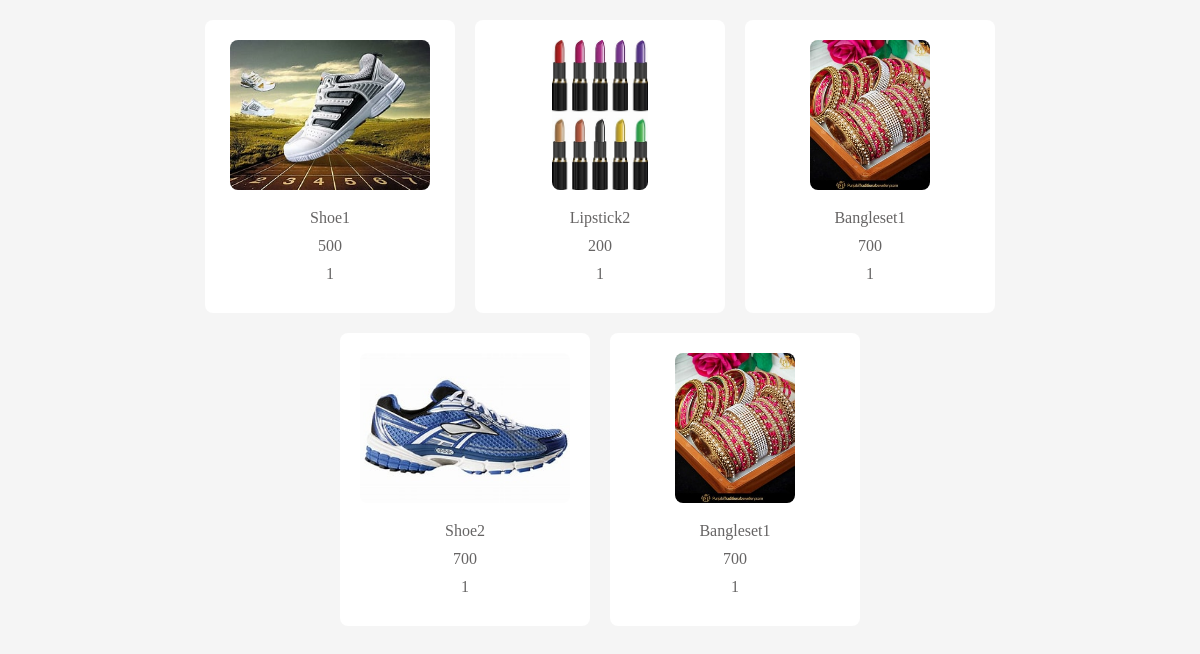
Screenshot of /vieworder (signed in) with the database file from the repository.
### app/models.py (models this page shows)
class Order(models.Model):
    user_id=models.ForeignKey(User,on_delete=models.CASCADE)
    cart_id=models.ForeignKey(Cart,on_delete=models.CASCADE)
    payment=models.IntegerField()
    paymentmethod=models.CharField(max_length=100)
    status=models.CharField(null=True,blank=True,max_length=100)

class Cart(models.Model):
    product_id=models.ForeignKey(Product,on_delete=models.CASCADE)
    user_id=models.ForeignKey(User,on_delete=models.CASCADE)
    quantity=models.IntegerField(default=1,null=True,blank=True)

class Product(models.Model):
    product_id=models.ForeignKey(Company,on_delete=models.CASCADE)
    name=models.CharField(max_length=100)
    image=models.FileField(upload_to='media')
    description=models.CharField(max_length=100)
    price=models.IntegerField()
    catogory=models.CharField(null=True,blank=True,max_length=100)

### app/views.py (the view)
# urls.py: path('vieworder',views.vieworder,name='vieworder'),
def vieworder(request):
    user = User.objects.get(user_id=request.user.id)
    orders = Order.objects.filter(user_id=user)
    return render(request, 'userorder.html', {'orders': orders})

### templates/userorder.html (shortened to what this page needs)
<!DOCTYPE html>
<html lang="en">
<head>
</head>
<body>
    <div class="container">
        {% for i in orders %}
        <div class="card">
            <img src="{{ i.cart_id.product_id.image.url  }}" alt="{{ i.name }}">
            <p>{{ i.cart_id.product_id.name  }}</p>
            <p>{{i.cart_id.product_id.price}}</p>
            <p>{{i.cart_id.quantity}}</p>
        </div>
        {% endfor %}
    </div>
</body>
</html>

### templates/userorder.html (style rules this page uses)
* { margin: 0; padding: 0; box-sizing: border-box; }
body { background-color: whitesmoke; display: flex; justify-content: center; align-items: center; flex-direction: column; }
.container { display: flex; flex-wrap: wrap; justify-content: center; gap: 20px; padding: 20px; max-width: 1200px; }
.card { background-color: white; border-radius: 8px; max-width: 250px; width: 100%; padding: 20px; text-align: center; }
.card img { max-width: 100%; height: 150px; object-fit: cover; border-radius: 8px; margin-bottom: 15px; }
.card p { color: rgb(102, 100, 100); margin-bottom: 10px; }

### rows the page displays
Order: cart_id.product_id.image (picture), cart_id.product_id.name "Shoe1", cart_id.product_id.price "500", cart_id.quantity "1"
Order: cart_id.product_id.image (picture), cart_id.product_id.name "Lipstick2", cart_id.product_id.price "200", cart_id.quantity "1"
Order: cart_id.product_id.image (picture), cart_id.product_id.name "Bangleset1", cart_id.product_id.price "700", cart_id.quantity "1"
Order: cart_id.product_id.image (picture), cart_id.product_id.name "Shoe2", cart_id.product_id.price "700", cart_id.quantity "1"
Order: cart_id.product_id.image (picture), cart_id.product_id.name "Bangleset1", cart_id.product_id.price "700", cart_id.quantity "1"
